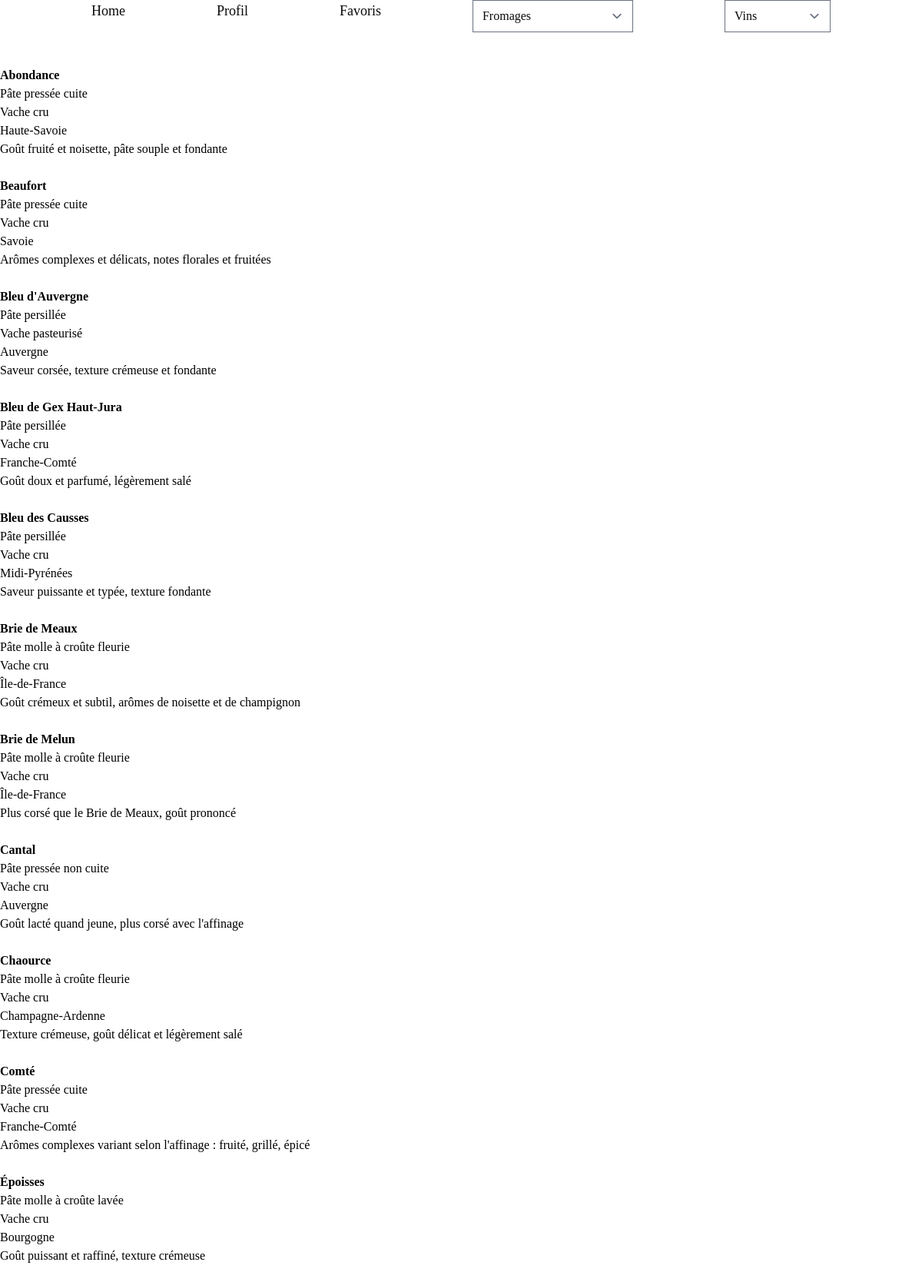
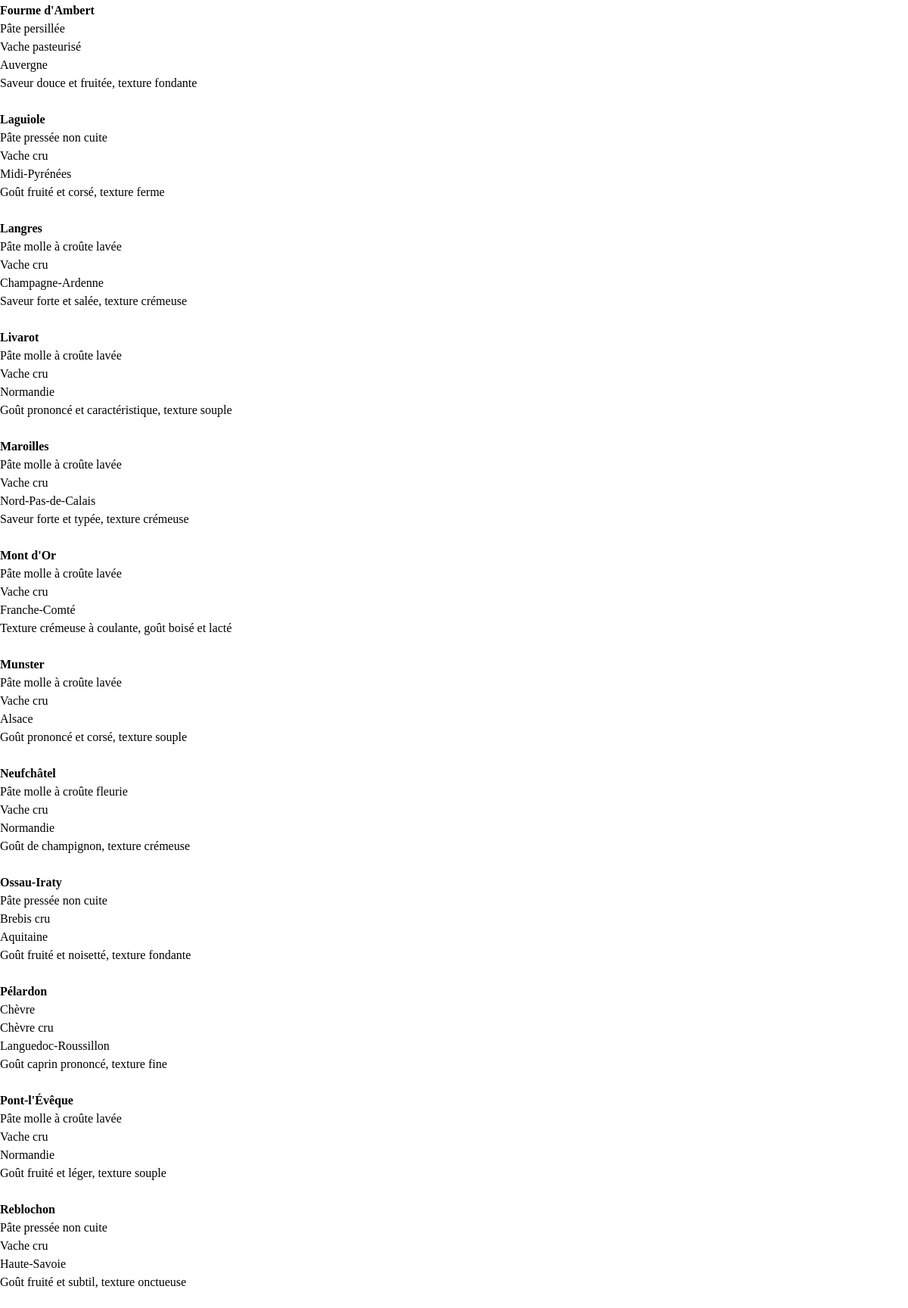
Page /products/all-cheeses/ (upper part) on the committed database (2 pictures, top to bottom).
### products/models.py (models this page shows, shortened)
class Cheese(models.Model):
    name = models.CharField(max_length=200)
    family = models.CharField(max_length=200)
    type_of_milk = models.CharField(max_length=200)
    region = models.CharField(max_length=200)
    description = models.TextField(max_length=500)
    created_at = models.DateTimeField(auto_now_add=True)
    updated_at = models.DateTimeField(auto_now=True, null=True, blank=True)
    class Meta:
        verbose_name = "cheese"
        verbose_name_plural = "cheeses"

### products/views.py (the view)
# urls.py: path('all-cheeses/', CheesesView.as_view(), name="all-cheeses"),
class CheesesView(TemplateView):
    template_name = "all-cheeses.html"

### frometon/context_processors.py (called while the page is built)
def get_cheeses(request):
    cheeses = Cheese.objects.all()
    return {'cheeses': cheeses}

def get_wines(request):
    wines = Wine.objects.all()
    return {'wines': wines}

def cheese_categories(request):
    types_of_milk = Cheese.objects.values_list('type_of_milk', flat=True).distinct()
    return {'cheese_categories': types_of_milk}

def wine_categories(request):
    colors = Wine.objects.values_list('color', flat=True).distinct()
    return {'wine_categories': colors}

def cheese_families(request):
    families = Cheese.objects.values_list('family', flat=True).distinct()
    return {'cheese_families': families}

### products/templates/all-cheeses.html
{% extends 'base.html' %}
    {% block content %}
        {% for cheese in cheeses %}
            <h3 class="font-semibold">{{ cheese.name }}</h3>
            <p>{{ cheese.family }}</p>
            <p>{{ cheese.type_of_milk }}</p>
            <p>{{ cheese.region }}</p>
            <p>{{ cheese.description }}</p>
            <br />
        {% endfor %}
    {% endblock content %}

### rows in the picture
Cheese: name "Abondance", family "Pâte pressée cuite", type_of_milk "Vache cru", region "Haute-Savoie", description "Goût fruité et noisette, pâte souple et fondante"
Cheese: name "Beaufort", family "Pâte pressée cuite", type_of_milk "Vache cru", region "Savoie", description "Arômes complexes et délicats, notes florales et fruitées"
Cheese: name "Bleu d'Auvergne", family "Pâte persillée", type_of_milk "Vache pasteurisé", region "Auvergne", description "Saveur corsée, texture crémeuse et fondante"
Cheese: name "Bleu de Gex Haut-Jura", family "Pâte persillée", type_of_milk "Vache cru", region "Franche-Comté", description "Goût doux et parfumé, légèrement salé"
Cheese: name "Bleu des Causses", family "Pâte persillée", type_of_milk "Vache cru", region "Midi-Pyrénées", description "Saveur puissante et typée, texture fondante"
Cheese: name "Brie de Meaux", family "Pâte molle à croûte fleurie", type_of_milk "Vache cru", region "Île-de-France", description "Goût crémeux et subtil, arômes de noisette et de champignon"
Cheese: name "Brie de Melun", family "Pâte molle à croûte fleurie", type_of_milk "Vache cru", region "Île-de-France", description "Plus corsé que le Brie de Meaux, goût prononcé"
Cheese: name "Cantal", family "Pâte pressée non cuite", type_of_milk "Vache cru", region "Auvergne", description "Goût lacté quand jeune, plus corsé avec l'affinage"
Cheese: name "Chaource", family "Pâte molle à croûte fleurie", type_of_milk "Vache cru", region "Champagne-Ardenne", description "Texture crémeuse, goût délicat et légèrement salé"
Cheese: name "Comté", family "Pâte pressée cuite", type_of_milk "Vache cru", region "Franche-Comté", description "Arômes complexes variant selon l'affinage : fruité, grillé, épicé"
Cheese: name "Époisses", family "Pâte molle à croûte lavée", type_of_milk "Vache cru", region "Bourgogne", description "Goût puissant et raffiné, texture crémeuse"
Cheese: name "Fourme d'Ambert", family "Pâte persillée", type_of_milk "Vache pasteurisé", region "Auvergne", description "Saveur douce et fruitée, texture fondante"
Cheese: name "Laguiole", family "Pâte pressée non cuite", type_of_milk "Vache cru", region "Midi-Pyrénées", description "Goût fruité et corsé, texture ferme"
Cheese: name "Langres", family "Pâte molle à croûte lavée", type_of_milk "Vache cru", region "Champagne-Ardenne", description "Saveur forte et salée, texture crémeuse"
Cheese: name "Livarot", family "Pâte molle à croûte lavée", type_of_milk "Vache cru", region "Normandie", description "Goût prononcé et caractéristique, texture souple"
Cheese: name "Maroilles", family "Pâte molle à croûte lavée", type_of_milk "Vache cru", region "Nord-Pas-de-Calais", description "Saveur forte et typée, texture crémeuse"
Cheese: name "Mont d'Or", family "Pâte molle à croûte lavée", type_of_milk "Vache cru", region "Franche-Comté", description "Texture crémeuse à coulante, goût boisé et lacté"
Cheese: name "Munster", family "Pâte molle à croûte lavée", type_of_milk "Vache cru", region "Alsace", description "Goût prononcé et corsé, texture souple"
Cheese: name "Neufchâtel", family "Pâte molle à croûte fleurie", type_of_milk "Vache cru", region "Normandie", description "Goût de champignon, texture crémeuse"
Cheese: name "Ossau-Iraty", family "Pâte pressée non cuite", type_of_milk "Brebis cru", region "Aquitaine", description "Goût fruité et noisetté, texture fondante"
Cheese: name "Pélardon", family "Chèvre", type_of_milk "Chèvre cru", region "Languedoc-Roussillon", description "Goût caprin prononcé, texture fine"
Cheese: name "Pont-l'Évêque", family "Pâte molle à croûte lavée", type_of_milk "Vache cru", region "Normandie", description "Goût fruité et léger, texture souple"
Cheese: name "Reblochon", family "Pâte pressée non cuite", type_of_milk "Vache cru", region "Haute-Savoie", description "Goût fruité et subtil, texture onctueuse"
